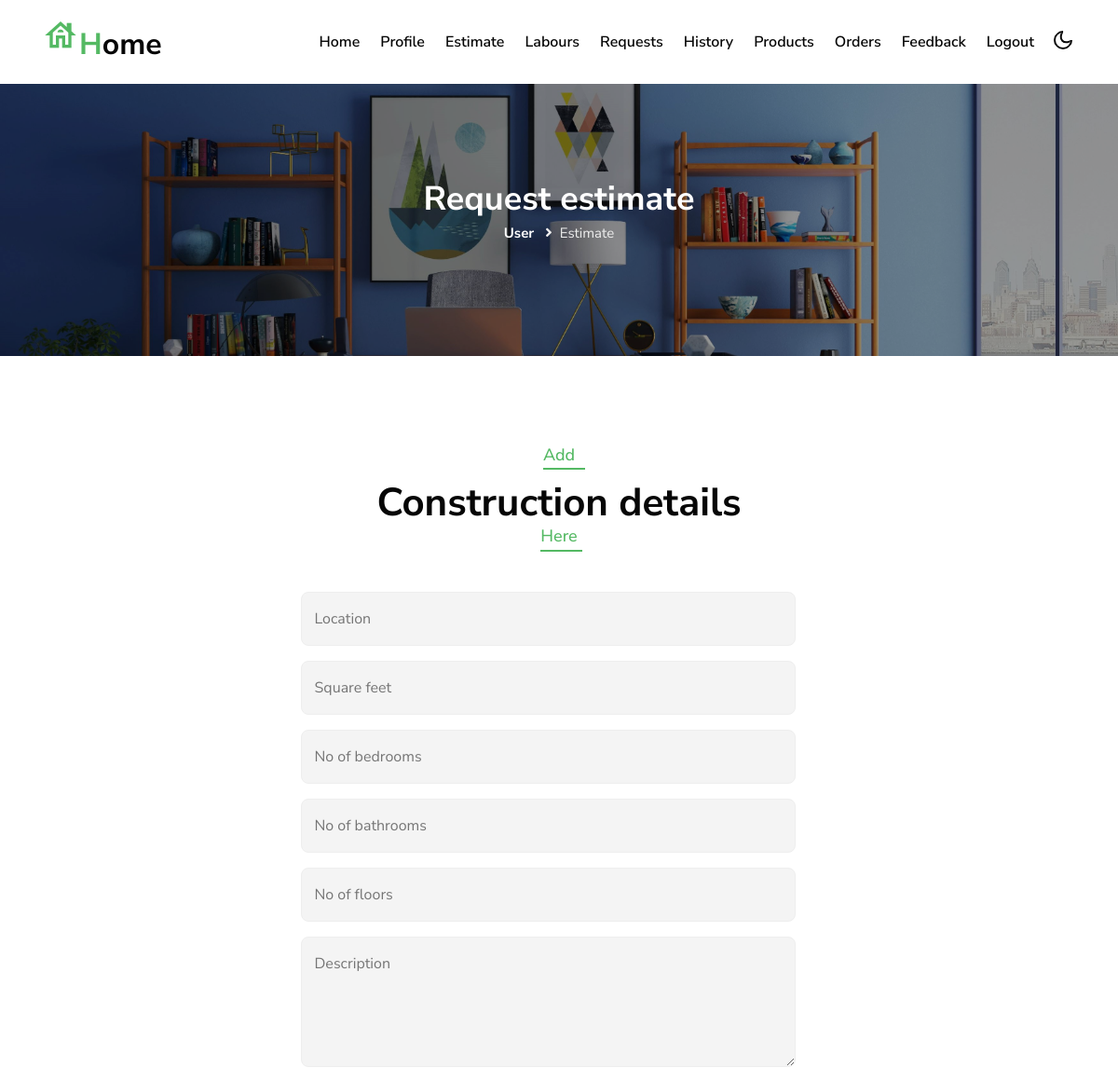
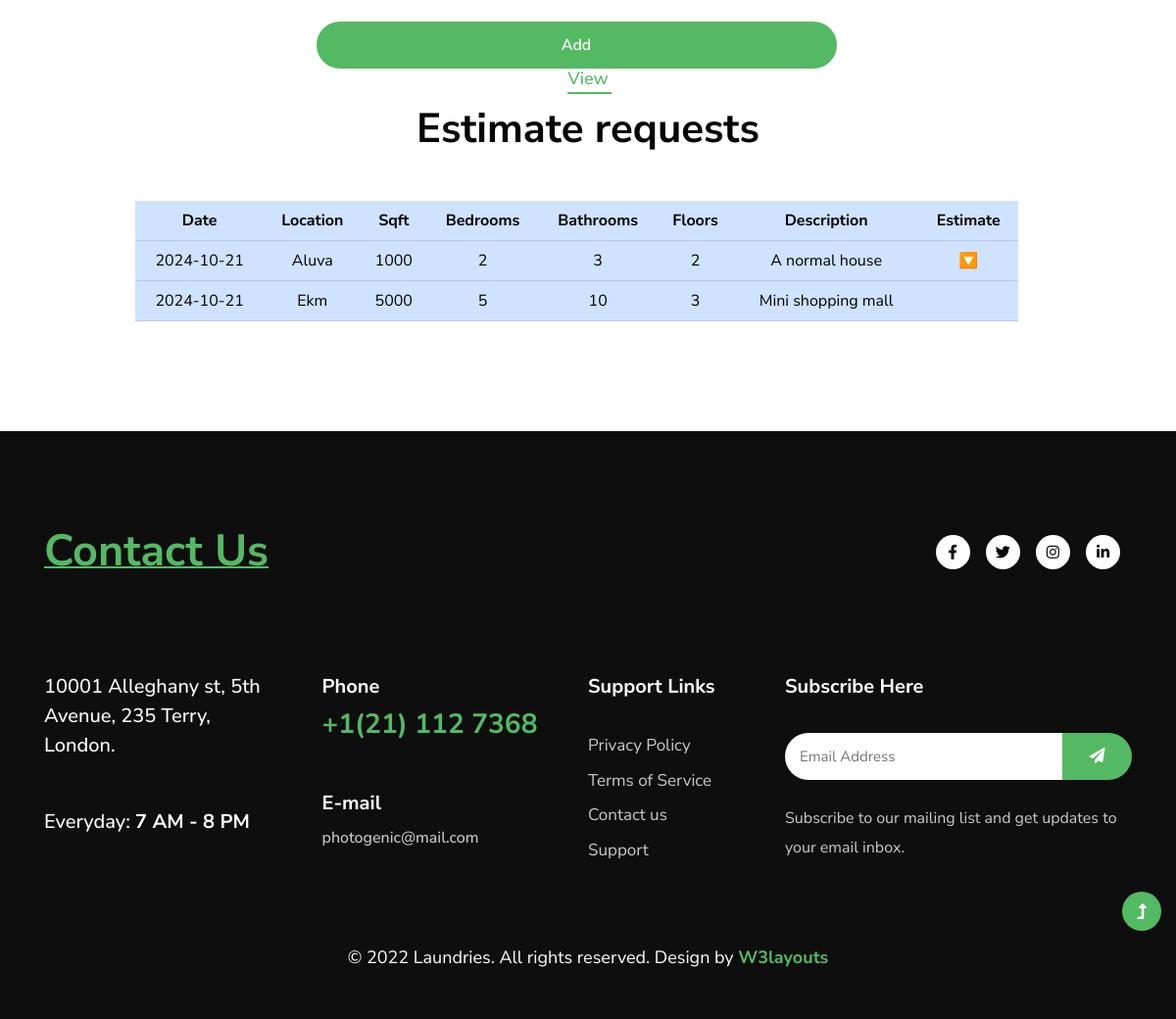
The page /user/user_add_estimate.php (signed in) on the database its author committed (2 pictures, top to bottom).
### tables this page shows
CREATE TABLE `estimate` (
  `eid` int(10) NOT NULL,
  `uid` int(10) NOT NULL,
  `date` date NOT NULL DEFAULT current_timestamp(),
  `location` varchar(100) NOT NULL,
  `sqft` int(10) NOT NULL,
  `bedroom` int(10) NOT NULL,
  `bathroom` int(10) NOT NULL,
  `floors` int(10) NOT NULL,
  `description` varchar(200) NOT NULL,
  `file` varchar(100) NOT NULL
);

### user/user_add_estimate.php (the view, shortened to what this page needs)
<?php
include "user_header.php";
$qry = "SELECT * FROM `estimate` WHERE `uid` = $uid";
$res = mysqli_query($con,$qry);
?>
    <section class="inner-banner py-5">
        <div class="w3l-breadcrumb py-lg-5">
            <div class="container pt-5 pb-sm-4 pb-2">
                <h4 class="inner-text-title font-weight-bold pt-5">Request estimate</h4>
                <ul class="breadcrumbs-custom-path">
                    <li><a href="user_home.php">User</a></li>
                    <li class="active"><i class="fas fa-angle-right mx-2"></i>Estimate</li>
                </ul>
            </div>
        </div>
    </section>
    <section class="w3l-w3l-contacts-12 py-5">
        <div class="contact-top py-lg-5 py-md-4 py-2">
            <div class="container">
                <div class="title-main text-center mx-auto mb-md-5 mb-4" style="max-width:500px;">
                <h5 class="sub-title">Add</h5>
                    <h3 class="title-style">Construction details</h3>
                    <h5 class="sub-title">Here</h5>
                </div>
                <div class="row d-flex justify-content-center align-items-center w-100">
                    <div class="col-md-6 contacts12-main">
                        <form method="post" class="main-input" enctype="multipart/form-data">
                        <div class="row top-inputs">
                            <div>
                                <input type="text" placeholder="Location" name="loc" id="w3lName" required="">
                            </div>
                            <div>
                                <input type="number" placeholder="Square feet" name="sqft" id="w3lName" required="">
                            </div>
                            <div>
                                <input type="number" placeholder="No of bedrooms" name="bd" id="w3lName" required="">
                            </div>
                            <div>
                                <input type="number" placeholder="No of bathrooms" name="bath" id="w3lName" required="">
                            </div>
                            <div>
                                <input type="number" placeholder="No of floors" name="floor" id="w3lName" required="">
                            </div>
                            <div>
                                <textarea name="desc" id="" placeholder="Description" required></textarea>
                            </div>
                            <div class="text-end">
                                <button type="submit" name="SUBMIT" class="btn btn-style w-100">Add</button>
                            </div>
                        </div>
                        </form>
                    </div>
                </div>
            </div>
            <div class="container">
                <div class="title-main text-center mx-auto mb-md-5 mb-4" style="max-width:500px;">
                <h5 class="sub-title">View</h5>
                    <h3 class="title-style">Estimate requests</h3>
                </div>
                <div class="row d-flex justify-content-center align-items-center w-100">
                    <div class="col-md-10 contacts12-main">
                    <table class="table table-stripd table-primary text-center">
                        <t       r>
                            <th>Date</th>
                            <th>Location</th>
                            <th>Sqft</th>
                            <th>Bedrooms</th>
                            <th>Bathrooms</th>
                            <th>Floors</th>
                            <th>Description</th>
                            <th>Estimate</th>
                        <?php
                            while($row = mysqli_fetch_array($res))
                            {
                        ?>
                                <tr>
                                    <td><?php echo $row['date'] ?></td>
                                    <td><?php echo $row['location'] ?></td>
                                    <td><?php echo $row['sqft'] ?></td>
                                    <td><?php echo $row['bedroom'] ?></td>
                                    <td><?php echo $row['bathroom'] ?></td>
                                    <td><?php echo $row['floors'] ?></td>
                                    <td><?php echo $row['description'] ?></td>
                                    <?php
                                        if ($row['file'])
                                        {
                                    ?>
                                            <td><a href="<?php echo $row['file'] ?>" target="_blank">🔽</a></td>
                                    <?php
                                        }
                                        else{
                                            echo "<td></td>";
                                        }
                                    ?>
                                </tr>
                        <?php
                            }
                        ?>
                    </table>
                    </div>
                </div>
            </div>
        </div>
    </section>
</body>
<?php
    include "../commonfooter.php";
?>
</html>

### rows shown on the page
estimate: date "2024-10-21", location "Aluva", sqft "1000", bedroom "2", bathroom "3", floors "2", description "A normal house"
estimate: date "2024-10-21", location "Ekm", sqft "5000", bedroom "5", bathroom "10", floors "3", description "Mini shopping mall"
